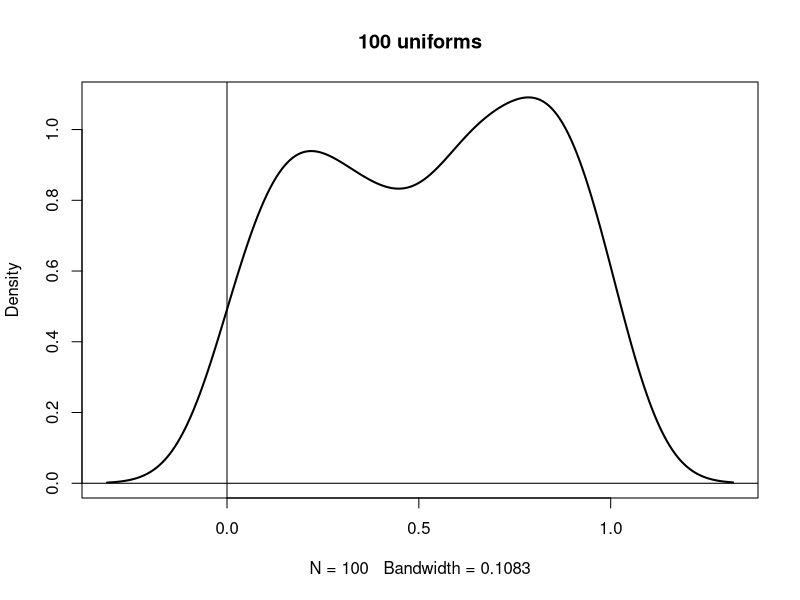
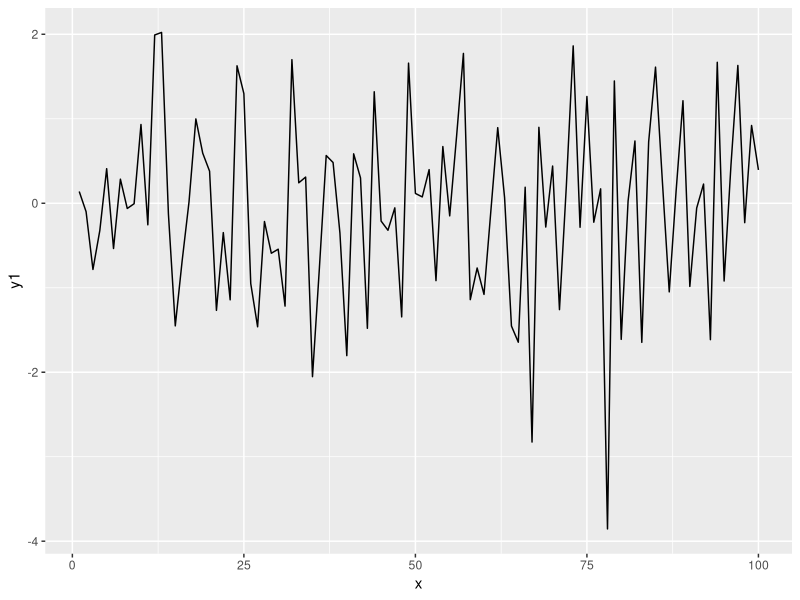
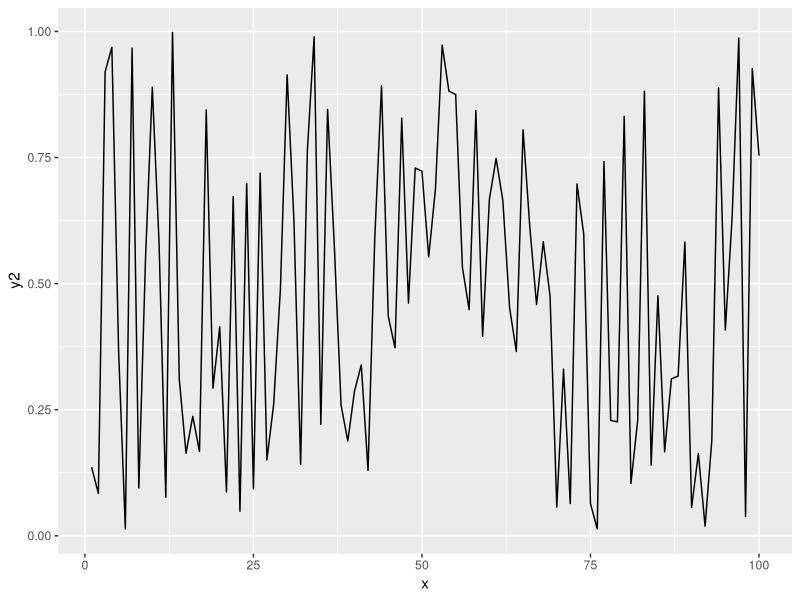

Write R code to recreate these figures, in order.
## ---- chunk 1
plot(density(runif(100)), lwd=2, main="100 uniforms")
abline(h=0, v=0)
## ---- chunk 2
  ### My Header (treated as R comment, as it is in a code block)
  library(ggplot2)
  test_data <- data.frame(y1 = rnorm(100), y2 = runif(100), x = 1:100)
  ggplot(test_data, aes(y = y1, x = x)) + geom_line()
  ggplot(test_data, aes(y = y2, x = x)) + geom_line()
